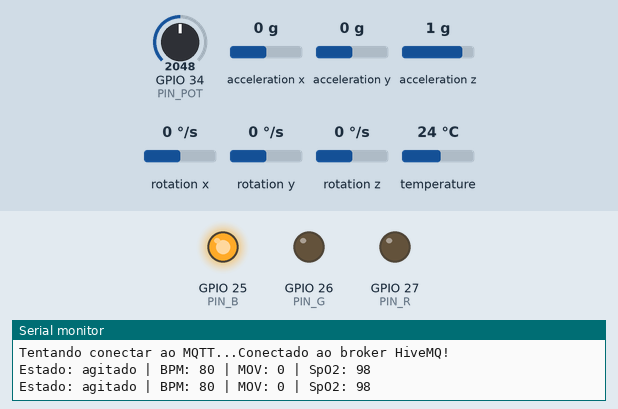
A sketch run on a simulated ESP32. On the bench: output pins drawn as LEDs (lit = HIGH), the last lines printed to the serial monitor. Inputs (shaded band) come from the test bench; at power-on: acceleration x 0 g, GPIO 34 (PIN_POT) = 2048, acceleration y 0 g, acceleration z 1 g, rotation x 0 °/s, rotation y 0 °/s, rotation z 0 °/s, temperature 24 °C (analog values on the 0–4095 scale). WiFi joins after 1.5 s; servers stay silent unless stated; no MQTT or app messages arrive unless stated.

Above: at 2.7 s.
2.8 s: acceleration x set to -0.4 g
4.7 s: acceleration x set to -0.7 g
At 6.2 s:
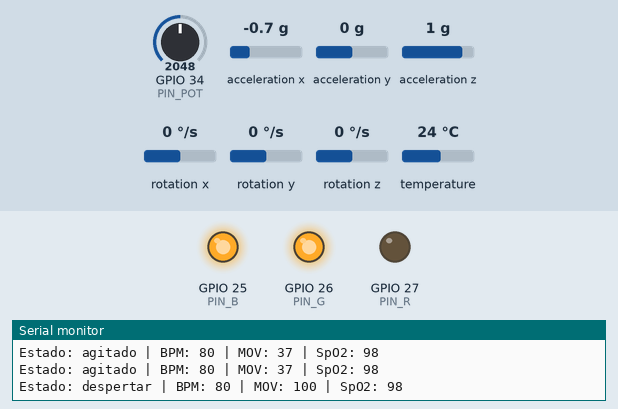
7.0 s: acceleration x set to 0 g
At 7.9 s:
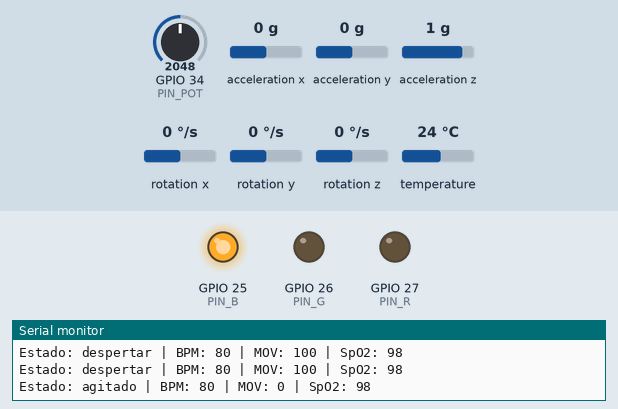
9.0 s: GPIO 34 (PIN_POT) set to 1981
At 10.7 s:
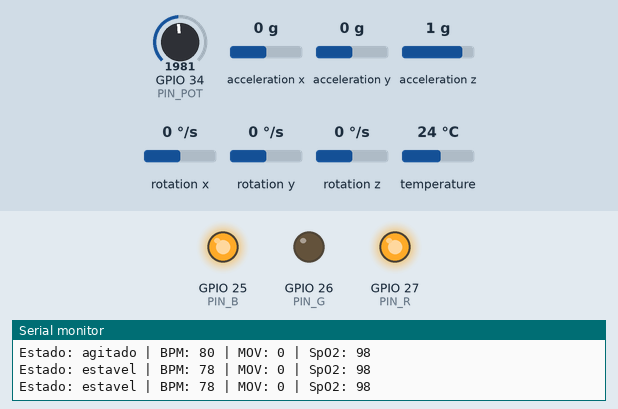
11.0 s: GPIO 34 (PIN_POT) set to 2866
At 12.4 s:
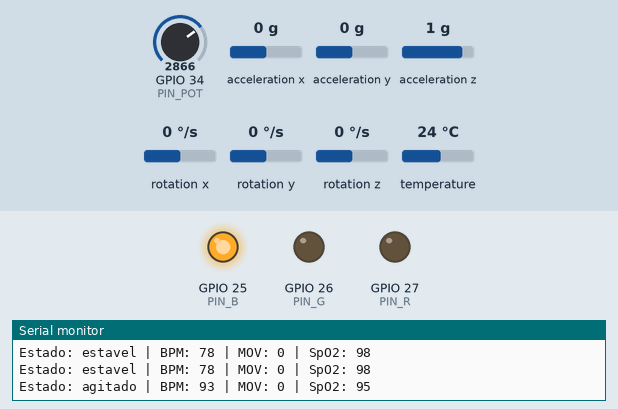
Timing chart, 0 to 14.0 s (numbered marks = the images above; inputs shaded):
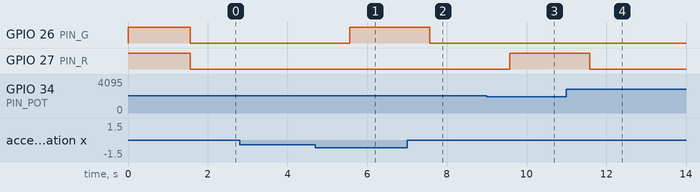

Measured:
- the behaviour switches between -0.5 and -0.6 g on acceleration x (found by bisection; images 0 and 1)
- the behaviour switches between 2048 and 2047 on GPIO 34 (PIN_POT) (found by bisection; images 2 and 3)
- after the input at 4.7 s, GPIO 26 (PIN_G): LOW → HIGH after 0.87 s
- after the input at 7.0 s, GPIO 26 (PIN_G): HIGH → LOW after 0.57 s
- after the input at 9.0 s, GPIO 27 (PIN_R): LOW → HIGH after 0.58 s
- after the input at 11.0 s, GPIO 27 (PIN_R): HIGH → LOW after 0.58 s

The sketch:

sketch.ino
```cpp
#include <WiFi.h>
#include <PubSubClient.h>
#include <Wire.h>
#include <Adafruit_MPU6050.h>
#include <Adafruit_Sensor.h>

// CONFIGURAÇÕES DE REDE E MQTT
const char* ssid = "Wokwi-GUEST";
const char* password = "";
const char* mqtt_server = "broker.hivemq.com";

WiFiClient espClient;
PubSubClient client(espClient);
Adafruit_MPU6050 mpu;

// DEFINIÇÃO DE PINOS
const int PIN_R = 27;
const int PIN_G = 26;
const int PIN_B = 25;
const int PIN_POT = 34;

// TÓPICOS MQTT
const char* topic_bpm = "sono/frequencia_cardiaca";
const char* topic_spo2 = "sono/spo2";
const char* topic_mov = "sono/movimento";
const char* topic_estado = "sono/estado";
const char* topic_cmd_led = "sono/comando_led";
const char* topic_time_report = "medidas/response_time";

unsigned long lastPublish = 0;
const unsigned long publishInterval = 1000;

// -------------------- FUNÇÕES AUXILIARES --------------------

void setLEDColor(int r, int g, int b) {
  digitalWrite(PIN_R, r > 0 ? LOW : HIGH);
  digitalWrite(PIN_G, g > 0 ? LOW : HIGH);
  digitalWrite(PIN_B, b > 0 ? LOW : HIGH);
}

int calcularNivelMovimento() {
  sensors_event_t a, g, temp;
  mpu.getEvent(&a, &g, &temp);

  // Calcula a magnitude da aceleração (m/s²)
  float magnitude = sqrt(
    a.acceleration.x * a.acceleration.x +
    a.acceleration.y * a.acceleration.y +
    a.acceleration.z * a.acceleration.z
  );

  // Movimento é a diferença absoluta em relação à gravidade (9.81 m/s²)
  float movimentoBase = abs(magnitude - 9.81);

  // Mapeia o movimento para 0–100% (usando float para melhor precisão)
  float nivelMovFloat = (movimentoBase / 2.0) * 100.0;

  // Converte para int após calcular
  int nivelMov = (int)nivelMovFloat;

  // Limita entre 0 e 100
  if (nivelMov < 0) nivelMov = 0;
  if (nivelMov > 100) nivelMov = 100;

  return nivelMov;
}


String classificarEstado(int bpm, int mov, int spo2) {
  if (spo2 < 90) return "despertar";
  if (bpm < 45 || bpm > 100) return "despertar";
  if (mov > 60) return "despertar";

  if (bpm >= 80) return "agitado";
  if (mov > 30) return "agitado";

  return "estavel";
}

// -------------------- CALLBACK MQTT --------------------

void callback(char* topic, byte* payload, unsigned int length) {
  String msg;
  for (unsigned int i = 0; i < length; i++) msg += (char)payload[i];

  if (String(topic) == topic_cmd_led) {
    int comma = msg.indexOf(',');
    if (comma > 0) {
      unsigned long sentTs = msg.substring(0, comma).toInt();
      String cmd = msg.substring(comma + 1);
      unsigned long receivedTs = millis();
      unsigned long delayMs = receivedTs - sentTs;

      if (cmd.indexOf("R") >= 0) setLEDColor(255, 0, 0);
      if (cmd.indexOf("G") >= 0) setLEDColor(0, 255, 0);
      if (cmd.indexOf("B") >= 0) setLEDColor(0, 0, 255);

      char buf[128];
      sprintf(buf, "{\"sent\":%lu,\"recv\":%lu,\"delay_ms\":%lu}",
              sentTs, receivedTs, delayMs);
      client.publish(topic_time_report, buf);
      Serial.println(buf);
    }
  }
}

// -------------------- RECONNECT MQTT --------------------

void reconnect() {
  while (!client.connected()) {
    Serial.print("Tentando conectar ao MQTT...");
    if (client.connect("ESP32_MonitorSono")) {
      Serial.println("Conectado ao broker HiveMQ!");
      client.subscribe(topic_cmd_led);
    } else {
      Serial.print("Erro MQTT, rc=");
      Serial.print(client.state());
      Serial.println(" tentando novamente em 2s...");
      delay(2000);
    }
  }
}

// -------------------- SETUP --------------------

void setup() {
  Serial.begin(115200);

  pinMode(PIN_R, OUTPUT);
  pinMode(PIN_G, OUTPUT);
  pinMode(PIN_B, OUTPUT);
  setLEDColor(0, 0, 0);

  analogReadResolution(12);

  Serial.print("Conectando-se ao Wi-Fi: ");
  Serial.println(ssid);
  WiFi.begin(ssid, password);

  unsigned long startWiFi = millis();
  while (WiFi.status() != WL_CONNECTED && millis() - startWiFi < 15000) {
    delay(300);
    Serial.print(".");
  }

  if (WiFi.status() == WL_CONNECTED) {
    Serial.println("\nWi-Fi conectado!");
    Serial.print("IP: ");
    Serial.println(WiFi.localIP());
  } else {
    Serial.println("\nWi-Fi não conectado (simulação).");
  }

  Serial.println("Inicializando MPU6050...");
  if (!mpu.begin()) {
    Serial.println("Erro ao encontrar o MPU6050!");
    while (1) delay(10);
  }
  Serial.println("MPU6050 inicializado!");

  mpu.setAccelerometerRange(MPU6050_RANGE_8_G);
  mpu.setGyroRange(MPU6050_RANGE_500_DEG);
  mpu.setFilterBandwidth(MPU6050_BAND_5_HZ);

  client.setServer(mqtt_server, 1883);
  client.setCallback(callback);
}

// -------------------- LOOP --------------------

void loop() {
  if (!client.connected()) reconnect();
  client.loop();

  unsigned long now = millis();
  if (now - lastPublish > publishInterval) {
    lastPublish = now;

    int currentMOV = calcularNivelMovimento();

    int analogVal = analogRead(PIN_POT);
    int currentBPM = map(analogVal, 0, 4095, 45, 115);

    int currentSpO2 = 98;
    if (currentBPM > 90) currentSpO2 = 95;

    String estadoSono = classificarEstado(currentBPM, currentMOV, currentSpO2);

    client.publish(topic_estado, estadoSono.c_str());
    client.publish(topic_bpm, String(currentBPM).c_str());
    client.publish(topic_spo2, String(currentSpO2).c_str());
    client.publish(topic_mov, String(currentMOV).c_str());

    Serial.print("Estado: ");
    Serial.print(estadoSono);
    Serial.print(" | BPM: ");
    Serial.print(currentBPM);
    Serial.print(" | MOV: ");
    Serial.print(currentMOV);
    Serial.print(" | SpO2: ");
    Serial.println(currentSpO2);

    if (estadoSono == "estavel") {
      setLEDColor(0, 255, 0);
    } else if (estadoSono == "agitado") {
      setLEDColor(255, 255, 0);
    } else {
      setLEDColor(255, 0, 0);
    }
  }
}
```
